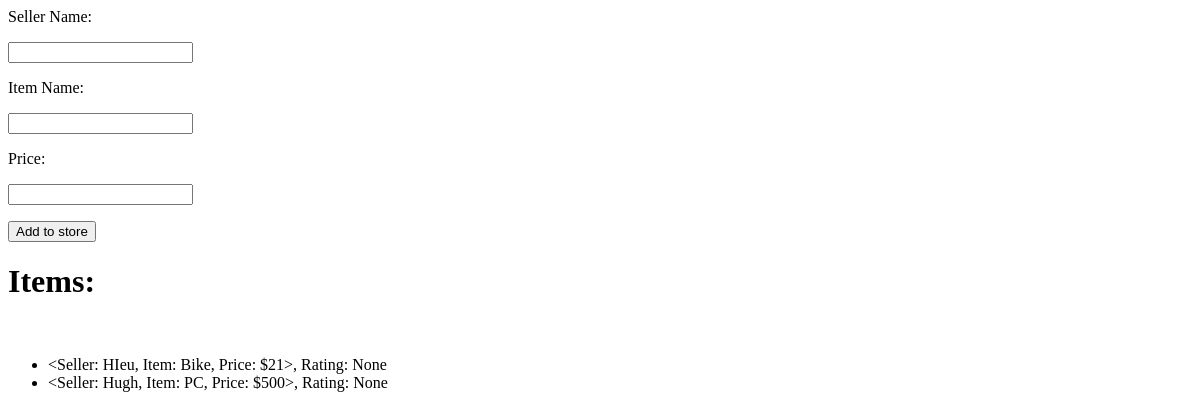
/items, run on an earlier commit of the app's database.
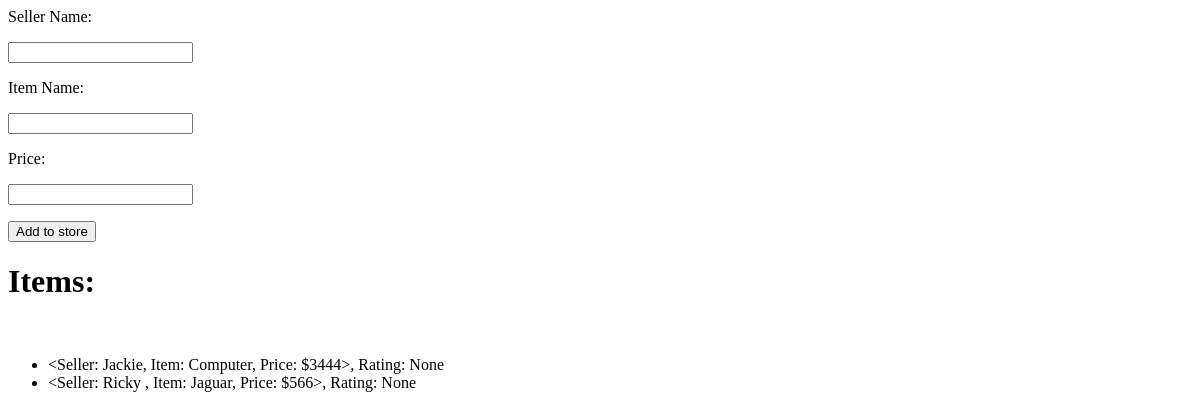
And on a later commit of the database.
### app/models.py (models this page shows)
class Item(db.Model):
    id = db.Column(db.Integer, primary_key=True)
    itemname = db.Column(db.String(256))
    seller = db.Column(db.String(64), db.ForeignKey('user.username'))
    price = db.Column(db.Integer)
    rating = db.Column(db.Integer)
    def __repr__(self):
        return f'''<Seller: {self.seller}, Item: {self.itemname},
                    Price: ${self.price}>, Rating: {self.rating}'''

### app/routes.py (the view)
@myapp_obj.route('/items', methods=['GET', 'POST'])
def addItem():
    db.create_all()
    if request.method == "POST":
        if request.form["add_to_store"] == "Add to store":
            newItem = Item(seller=request.form["seller"], itemname=request.form["item"], price=request.form["price"])
            db.session.add(newItem)
            db.session.commit()
            return render_template('itemspage.html', items=Item.query.all())
    return render_template('itemspage.html', items=Item.query.all())

### app/templates/itemspage.html
<html>
	<head>
	</head>
	<body>
		<form action="#" method="post">
			<p>Seller Name:</p>
			<p><input type="text" name="seller" /></p>
			<p>Item Name:</p>
			<p><input type="text" name="item" /></p>
			<p>Price:</p>
			<p><input type="number" name="price" /></p>
			<p><input type="submit" name="add_to_store" value="Add to store" /></p>
		</form>
		<h1> Items: </h1>
		<br>
		<ul>
		{% for item in items %}
		<li>{{ item }}</li>
		{% endfor %}
		</ul>
	<body>
</html>

What changed in the data, as far as the page shows it:
removed Item: seller+itemname+price "<Seller: HIeu, Item: Bike, Price: $21>, Rating: None"
added Item: seller+itemname+price "<Seller: Jackie, Item: Computer, Price: $3444>, Rating: None"
changed Item: seller+itemname+price "<Seller: Hugh, Item: PC, Price: $500>, Rating: None" → "<Seller: Ricky , Item: Jaguar, Price: $566>, Rating: None"
